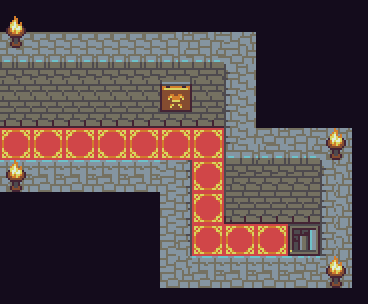

The image is a tile-based game level rendered from a .tmx file. Its description and source (layers, tilesets, objects; grid data summarised) follow:
An orthogonal 23x19 tile map with 16x16 px tiles, 4 tile layers (bg, Tile Layer 6, Tile Layer 4, top), 1 hidden layer not drawn, 5 tilesets and 9 objects.

<map version="1.0" tiledversion="1.0.3" orientation="orthogonal" renderorder="right-up" width="23" height="19" tilewidth="16" tileheight="16" nextobjectid="15">
 <tileset firstgid="1" source="tile4.tsx" />
 <tileset firstgid="769" source="tile6.tsx" />
 <tileset firstgid="1793" source="wall.tsx" />
 <tileset firstgid="2753" source="items.tsx" />
 <tileset firstgid="3137" source="untitled.tsx" />
 <layer name="bg" width="23" height="19">
  <data>[437 cells, 437 non-empty, 5 distinct tile ids]</data>
 </layer>
 <layer name="Tile Layer 6" width="23" height="19">
  <data>[437 cells, 256 non-empty, 26 distinct tile ids]</data>
 </layer>
 <layer name="Tile Layer 4" width="23" height="19">
  <data>[437 cells, 24 non-empty, 12 distinct tile ids]</data>
 </layer>
 <layer name="animation" width="23" height="19" visible="0">
  <data>[437 cells, 24 non-empty, 12 distinct tile ids]</data>
 </layer>
 <layer name="top" width="23" height="19">
  <data>[437 cells, 0 non-empty, 0 distinct tile ids]</data>
 </layer>
 <objectgroup name="blockObj">
  <object id="1" x="0.125" y="108.75" width="239.375" height="19.25" />
  <object id="2" x="0" y="161.879" width="191.636" height="13.9394" />
  <object id="3" x="225.808" y="123" width="13.858" height="100.344" />
  <object id="4" x="175.75" y="171.938" width="14.0625" height="84.4797" />
  <object id="8" x="-11.4545" y="125.727" width="8.72732" height="39.9091" />
  <object id="11" x="182" y="258.568" width="148.75" height="13.4318" />
  <object id="12" x="225.75" y="208" width="101.75" height="13.4318" />
  <object id="13" x="320.75" y="218.75" width="12.25" height="37.5" />
 </objectgroup>
 <objectgroup name="finishBlock">
  <object id="14" x="288.182" y="224" width="31.8182" height="31.8182" />
 </objectgroup>
</map>
